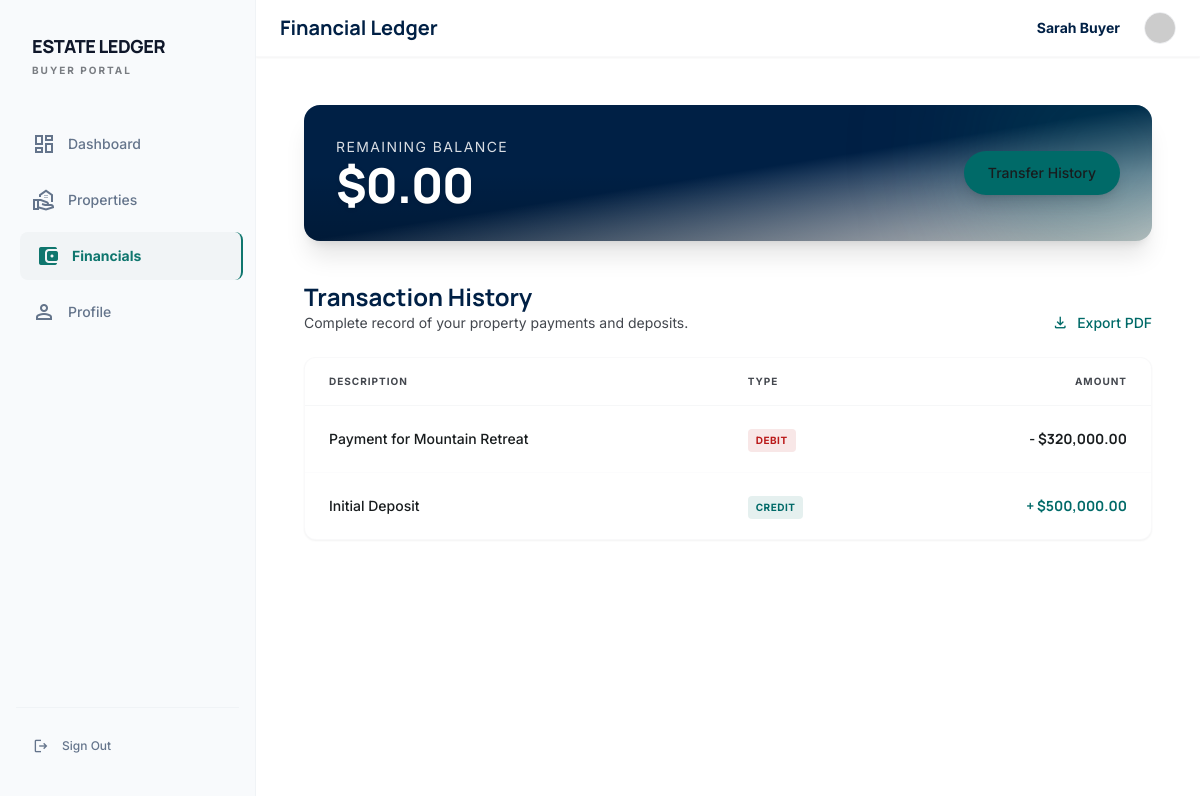
The page /buyer/financials (signed in) on the database its author committed.
### tables this page shows
CREATE TABLE IF NOT EXISTS balance_history (
    id INT AUTO_INCREMENT PRIMARY KEY,
    buyer_id INT NOT NULL,
    transaction_id INT,
    amount DECIMAL(15, 2) NOT NULL,
    type ENUM('credit', 'debit') NOT NULL,
    description TEXT,
    date TIMESTAMP DEFAULT CURRENT_TIMESTAMP,
    FOREIGN KEY (buyer_id) REFERENCES users(id) ON DELETE CASCADE,
    FOREIGN KEY (transaction_id) REFERENCES transactions(id) ON DELETE SET NULL
);

### app/controllers/Buyer.php (called while the page is built, shortened)
<?php
class Buyer extends Controller {
    private $propertyModel;
    public function __construct() {
        $this->propertyModel = $this->model('Property');
    }
    public function financials() {
        $balanceHistory = $this->propertyModel->getBalanceHistory($_SESSION['user_id']);
        $totalBalance = 0;
        $data = [
            'balance_history' => $balanceHistory,
            'total_balance' => $totalBalance
        ];
        $this->view('buyer/financials', $data);
    }
}

### app/core/Core.php (called while the page is built, shortened)
<?php
class Core {
    protected $currentMethod = 'index';
    public function __construct() {
        $url = $this->getUrl();
        if ($url && file_exists('../app/controllers/' . ucwords($url[0]) . '.php')) {
            unset($url[0]);
        }
        $this->currentController = new $this->currentController;
        if (isset($url[1])) {
            if (method_exists($this->currentController, $url[1])) {
                $this->currentMethod = $url[1];
                unset($url[1]);
            }
        }
        $this->params = $url ? array_values($url) : [];
        call_user_func_array([$this->currentController, $this->currentMethod], $this->params);
    }
    public function getUrl() {
        if (isset($_GET['url'])) {
            $url = rtrim($_GET['url'], '/');
            $url = filter_var($url, FILTER_SANITIZE_URL);
            $url = explode('/', $url);
            return $url;
        }
    }
}

### public/index.php (called while the page is built, shortened)
<?php
require_once '../app/core/Core.php';
require_once '../app/core/Controller.php';
require_once '../app/core/Database.php';
$init = new Core();
?>

### app/core/Database.php (called while the page is built, shortened)
<?php
class Database {
    private $host = DB_HOST;
    private $user = DB_USER;
    private $pass = DB_PASS;
    private $dbname = DB_NAME;
    private $dbh;
    private $stmt;
    public function __construct() {
        $dsn = 'mysql:host=' . $this->host . ';dbname=' . $this->dbname;
        $options = array(
            PDO::ATTR_PERSISTENT => true,
            PDO::ATTR_ERRMODE => PDO::ERRMODE_EXCEPTION
        );
        try {
            $this->dbh = new PDO($dsn, $this->user, $this->pass, $options);
        } catch (PDOException $e) {
            $this->error = $e->getMessage();
            echo $this->error;
        }
    }
    public function query($sql) {
        $this->stmt = $this->dbh->prepare($sql);
    }
    public function bind($param, $value, $type = null) {
        if (is_null($type)) {
            switch (true) {
                case is_int($value):
                    $type = PDO::PARAM_INT;
                    break;
            }
        }
        $this->stmt->bindValue($param, $value, $type);
    }
    public function execute() {
        return $this->stmt->execute();
    }
    public function resultSet() {
        $this->execute();
        return $this->stmt->fetchAll(PDO::FETCH_OBJ);
    }
}

### app/models/Property.php (called while the page is built, shortened)
<?php
class Property {
    private $db;
    public function __construct() {
        $this->db = new Database;
    }
    public function getBalanceHistory($buyer_id) {
        $this->db->query('SELECT * FROM balance_history WHERE buyer_id = :buyer_id ORDER BY date DESC');
        $this->db->bind(':buyer_id', $buyer_id);
        return $this->db->resultSet();
    }
}

### app/views/buyer/financials.php (the view, shortened to what this page needs)
<!DOCTYPE html>
<html class="light" lang="en">
<head>
    <script src="https://cdn.tailwindcss.com?plugins=forms,container-queries"></script>
    <script id="tailwind-config">
        tailwind.config = {
          darkMode: "class",
          theme: {
            extend: {
              "colors": {
                      "primary": "#002045",
                      "secondary": "#006a68",
                      "background": "#f7fafc",
                      "on-surface": "#181c1e",
                      "on-surface-variant": "#43474e",
                      "surface-container-low": "#f1f4f6",
                      "surface-container-lowest": "#ffffff",
                      "outline-variant": "#c4c6cf",
                      "error": "#ba1a1a"
              },
              "fontFamily": {
                      "headline": ["Manrope", "sans-serif"],
                      "body": ["Inter", "sans-serif"]
              }
            },
          },
        }
    </script>
</head>
<body class="bg-surface font-body text-on-surface antialiased flex h-screen overflow-hidden">
<aside class="hidden md:flex flex-col h-full py-8 px-4 w-64 fixed left-0 top-0 bg-slate-50 dark:bg-slate-950 font-manrope text-sm font-medium border-r border-outline-variant/15 z-40">
<div class="mb-10 px-4">
<h1 class="text-lg font-black text-slate-900 dark:text-slate-50 font-headline tracking-tight uppercase">Estate Ledger</h1>
<p class="text-[10px] text-on-surface-variant font-bold tracking-[0.2em] uppercase opacity-70">Buyer Portal</p>
</div>
<nav class="flex-1 space-y-2">
<a class="flex items-center space-x-3 px-4 py-3 rounded-lg text-slate-500 dark:text-slate-400 hover:text-teal-600 dark:hover:text-teal-300 transition-all hover:bg-surface-container-low" href="<?php echo URLROOT; ?>/buyer/dashboard">
<span class="material-symbols-outlined">dashboard</span>
<span>Dashboard</span>
</a>
<a class="flex items-center space-x-3 px-4 py-3 rounded-lg text-slate-500 dark:text-slate-400 hover:text-teal-600 dark:hover:text-teal-300 transition-all hover:bg-surface-container-low" href="<?php echo URLROOT; ?>/buyer/catalog">
<span class="material-symbols-outlined">real_estate_agent</span>
<span>Properties</span>
</a>
<a class="flex items-center space-x-3 px-4 py-3 rounded-lg text-teal-700 dark:text-teal-400 font-bold border-r-2 border-teal-700 dark:border-teal-400 bg-surface-container-low translate-x-1 duration-200" href="<?php echo URLROOT; ?>/buyer/financials">
<span class="material-symbols-outlined" style="font-variation-settings: 'FILL' 1;">account_balance_wallet</span>
<span>Financials</span>
</a>
<a class="flex items-center space-x-3 px-4 py-3 rounded-lg text-slate-500 dark:text-slate-400 hover:text-teal-600 dark:hover:text-teal-300 transition-all hover:bg-surface-container-low" href="<?php echo URLROOT; ?>/users/profile">
<span class="material-symbols-outlined">person</span>
<span>Profile</span>
</a>
</nav>
<div class="mt-auto pt-4 border-t border-outline-variant/15">
<a class="flex items-center space-x-3 px-4 py-2 rounded-lg text-slate-500 dark:text-slate-400 hover:text-teal-600 dark:hover:text-teal-300 transition-all" href="<?php echo URLROOT; ?>/users/logout">
<span class="material-symbols-outlined text-lg">logout</span>
<span class="text-xs">Sign Out</span>
</a>
</div>
</aside>
<main class="flex-1 flex flex-col md:ml-64 h-screen overflow-hidden bg-surface relative">
<header class="flex justify-between items-center w-full px-6 py-3 bg-white/80 dark:bg-slate-900/80 backdrop-blur-xl sticky top-0 z-50 shadow-sm border-b border-outline-variant/10">
<h2 class="font-headline font-bold text-xl text-primary">Financial Ledger</h2>
<div class="flex items-center gap-4">
<div class="text-right hidden sm:block mr-2">
    <p class="text-sm font-bold text-primary"><?php echo $_SESSION['user_name']; ?></p>
</div>
<img alt="Profile" class="w-8 h-8 rounded-full object-cover border border-outline-variant/30" src="https://ui-avatars.com/api/?name=<?php echo urlencode($_SESSION['user_name']); ?>&background=002045&color=fff"/>
</div>
</header>
<div class="flex-1 overflow-y-auto p-6 md:p-12 pb-32">
<div class="max-w-5xl mx-auto space-y-10">
<div class="bg-gradient-to-br from-primary via-primary to-primary-container rounded-2xl p-8 text-on-primary shadow-xl relative overflow-hidden">
<div class="absolute inset-0 bg-gradient-to-t from-black/20 via-transparent to-transparent"></div>
<div class="relative z-10 flex flex-col md:flex-row justify-between items-start md:items-center gap-6">
<div>
<p class="text-sm font-label uppercase tracking-widest text-white/85 mb-1">Remaining Balance</p>
<h3 class="text-4xl md:text-5xl font-headline font-extrabold tracking-tight text-white drop-shadow">$<?php echo number_format($data['total_balance'], 2); ?></h3>
</div>
<div class="flex gap-4">
<button class="bg-secondary text-on-primary px-6 py-3 rounded-full font-body text-sm font-medium transition-all shadow-lg hover:opacity-90">
                        Transfer History
                    </button>
</div>
</div>
</div>
<div class="space-y-6">
<div class="flex items-end justify-between">
<div>
<h4 class="font-headline font-bold text-2xl text-primary">Transaction History</h4>
<p class="text-sm text-on-surface-variant font-body">Complete record of your property payments and deposits.</p>
</div>
<button class="flex items-center gap-2 text-sm font-medium text-secondary hover:underline">
<span class="material-symbols-outlined text-[18px]">download</span> Export PDF
</button>
</div>
<div class="bg-surface-container-lowest rounded-xl overflow-hidden shadow-sm border border-outline-variant/10">
<table class="w-full text-left font-body">
<thead>
<tr class="bg-surface-container-high border-b border-outline-variant/15 text-[10px] font-bold text-on-surface-variant uppercase tracking-widest">
<th class="px-6 py-4">Description</th>
<th class="px-6 py-4">Type</th>
<th class="px-6 py-4 text-right">Amount</th>
</tr>
</thead>
<tbody class="divide-y divide-outline-variant/5">
<?php foreach($data['balance_history'] as $item): ?>
<tr class="hover:bg-surface-container-low transition-colors group">
<td class="px-6 py-5">
<p class="font-medium text-on-surface text-sm"><?php echo $item->description; ?></p>
</td>
<td class="px-6 py-5">
<span class="inline-flex items-center px-2 py-1 rounded text-[10px] font-bold tracking-wider uppercase <?php echo $item->type == 'credit' ? 'bg-secondary/10 text-secondary' : 'bg-error/10 text-error'; ?>">
    <?php echo $item->type; ?>
</span>
</td>
<td class="px-6 py-5 text-right font-headline font-bold text-sm <?php echo $item->type == 'credit' ? 'text-secondary' : 'text-on-surface'; ?>">
    <?php echo $item->type == 'credit' ? '+' : '-'; ?> $<?php echo number_format($item->amount, 2); ?>
</td>
</tr>
<?php endforeach; ?>
</tbody>
</table>
</div>
</div>
</div>
</div>
</main>
</body>
</html>

### rows shown on the page
balance_history: description "Payment for Mountain Retreat", type "DEBIT", amount "320,000.00"
balance_history: description "Initial Deposit", type "CREDIT", amount "500,000.00"

### other values the page prints
$_SESSION['user_name'] "Sarah Buyer"
$data['total_balance'] "0.00"
